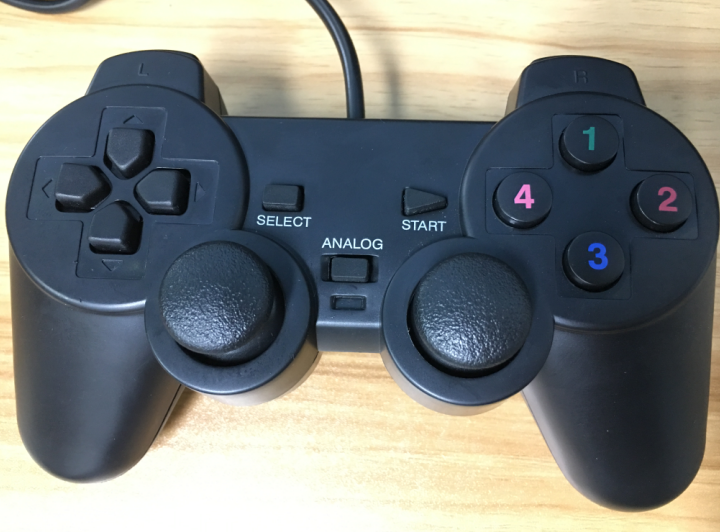
#> input picture Handle.png, 720 x 532 px
$ jupyter execute 3.openCV.ipynb   (shell and % lines are left out)
#> lines starting #> are read from the running program, lines starting #| are printed output that depends on the picture
### Image

[cell 1]
# OpenCV 설치하는 코드

[cell 2]
import cv2

[cell 3]
img = cv2.imread('Handle.png', 0) # 첫번째 매개변수 : 경로를 포함한 이미지
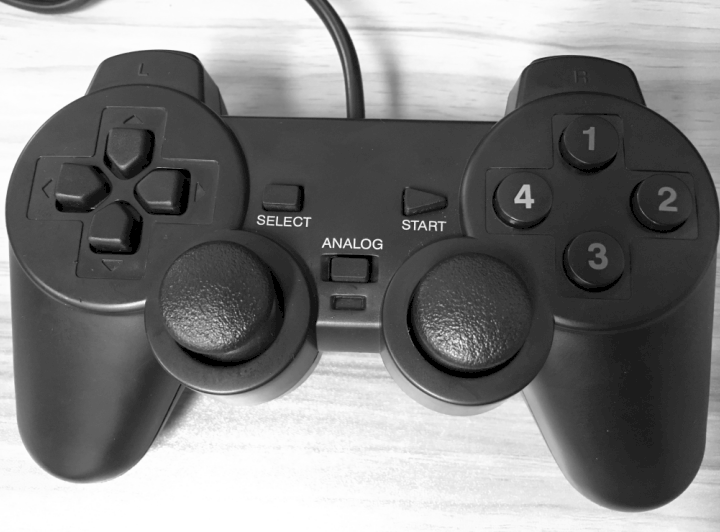
#> img: shape (532, 720); min 0, max 255, mean 128.2
                                  # 두번째 매개변수 : 0,1,-1 -> 이미지를 읽는 방식
                                  # 0 : 흑백/ 1 : 컬러/ -1 : 원본
# print(img)
print(type(img))
#| <class 'numpy.ndarray'>

[cell 4]
import ipywidgets # 파이썬에서 위젯을 활용할 수 있는 라이브러리
ipywidgets.Audio()

[cell 5]
from IPython.display import display # 실제 이미지를 display할 수 있는 라이브러리
img_widgets = ipywidgets.Image(format = 'png')
cv2.imencode('.png',img)  # encoding # 리스트 형태로 출력 0번 인덱스에 결과값이 있으면 true
img_widgets.value = cv2.imencode('.png',img)[1].tostring() # 1번 인덱스에는 실제 데이터가 들어있음 -> 실제 데이터를 문자열 형태로 바꿔줌
display(img_widgets)

[cell 6]
img = cv2.imread('Handle.png', 1)
#> img is the input picture: shape (532, 720, 3); mean B, G, R 126.7, 129.1, 124.9
from IPython.display import display
img_widgets = ipywidgets.Image(format = 'png')
cv2.imencode('.png',img)
img_widgets.value = cv2.imencode('.png',img)[1].tostring()
display(img_widgets)

[cell 7]
print(cv2.imencode('.png',img)) # 0번 인덱스에 결과값이 있으면 true, 1번 인덱스에는 실제 데이터가 들어있음
#> (printed output is left out)
